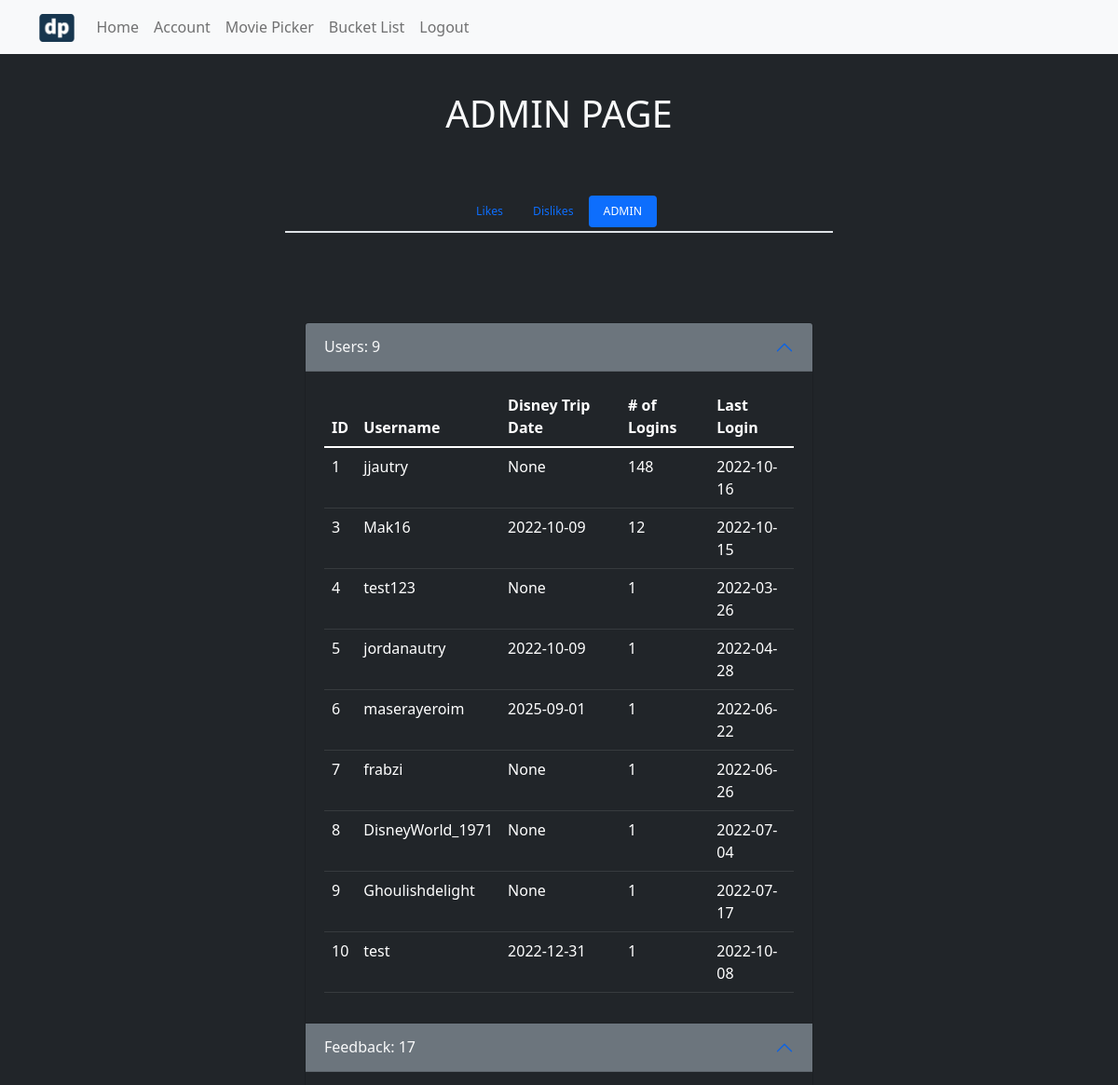
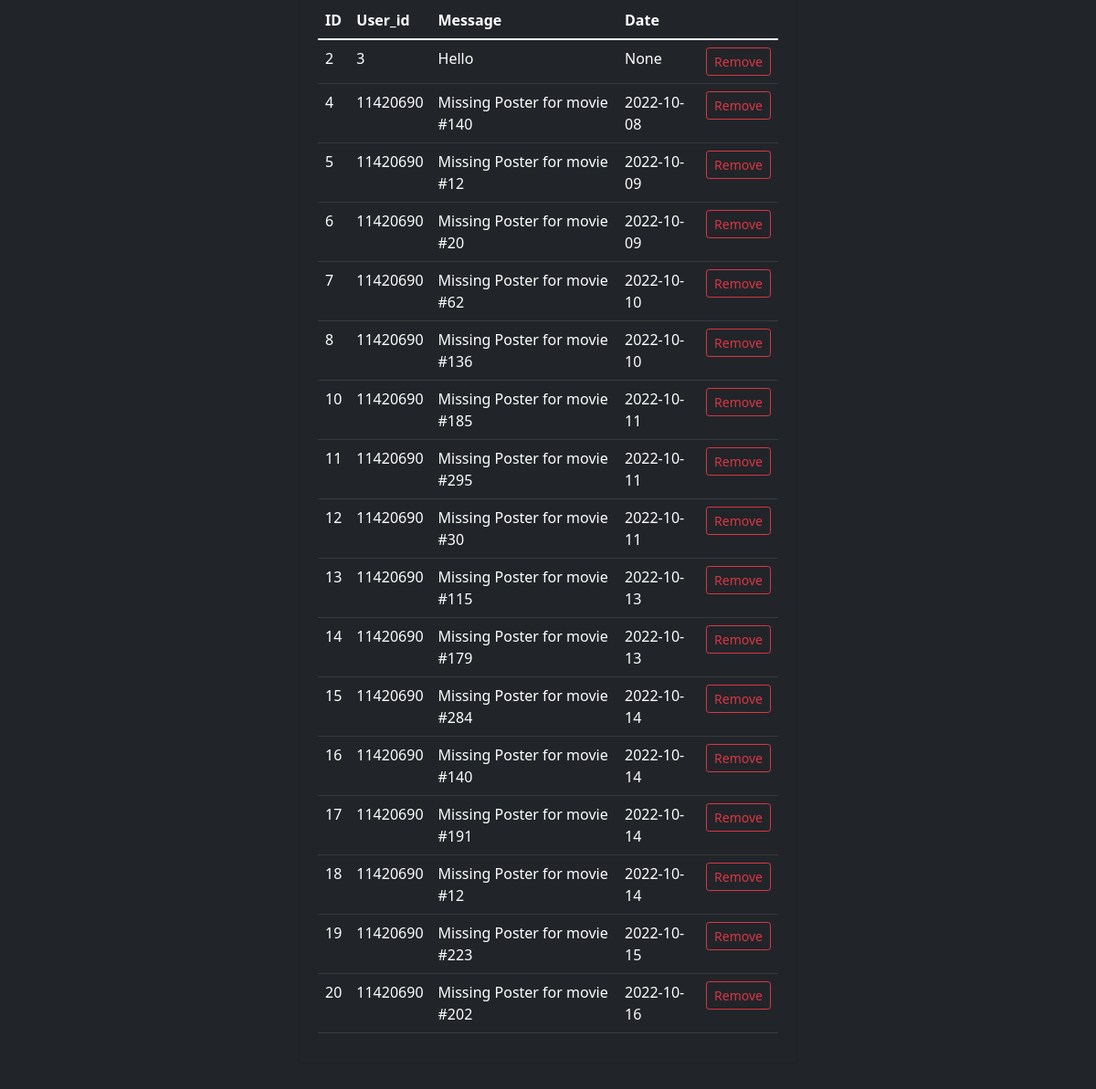
Page /admin (signed in) on the earlier database version (2 pictures, top to bottom).
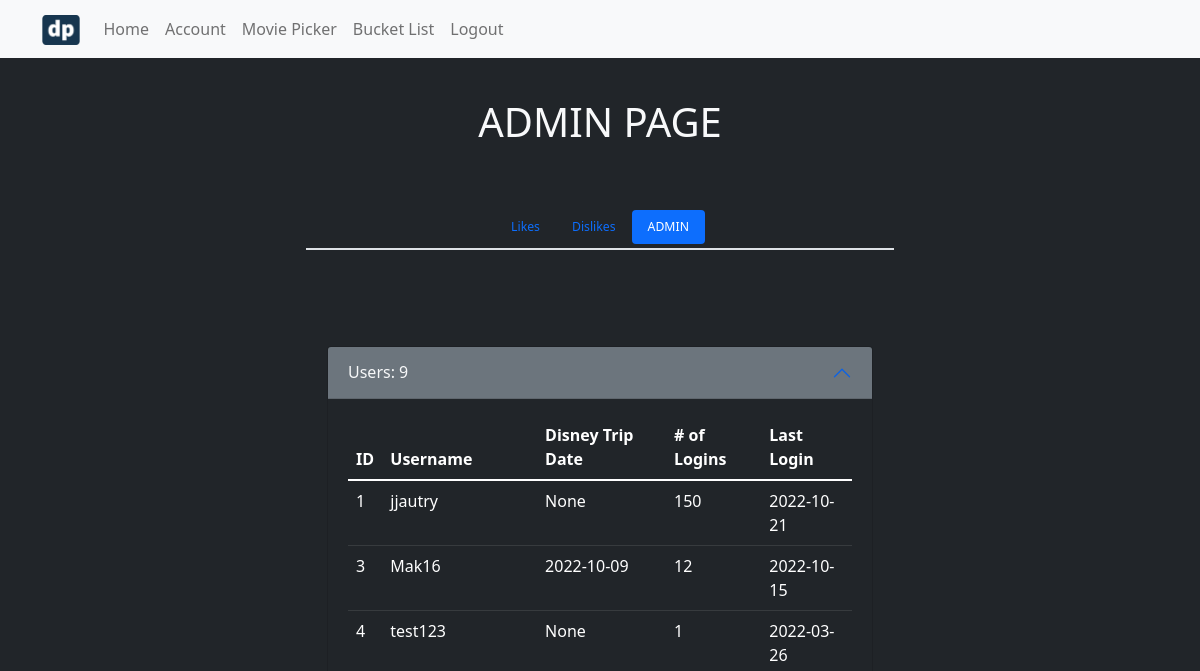
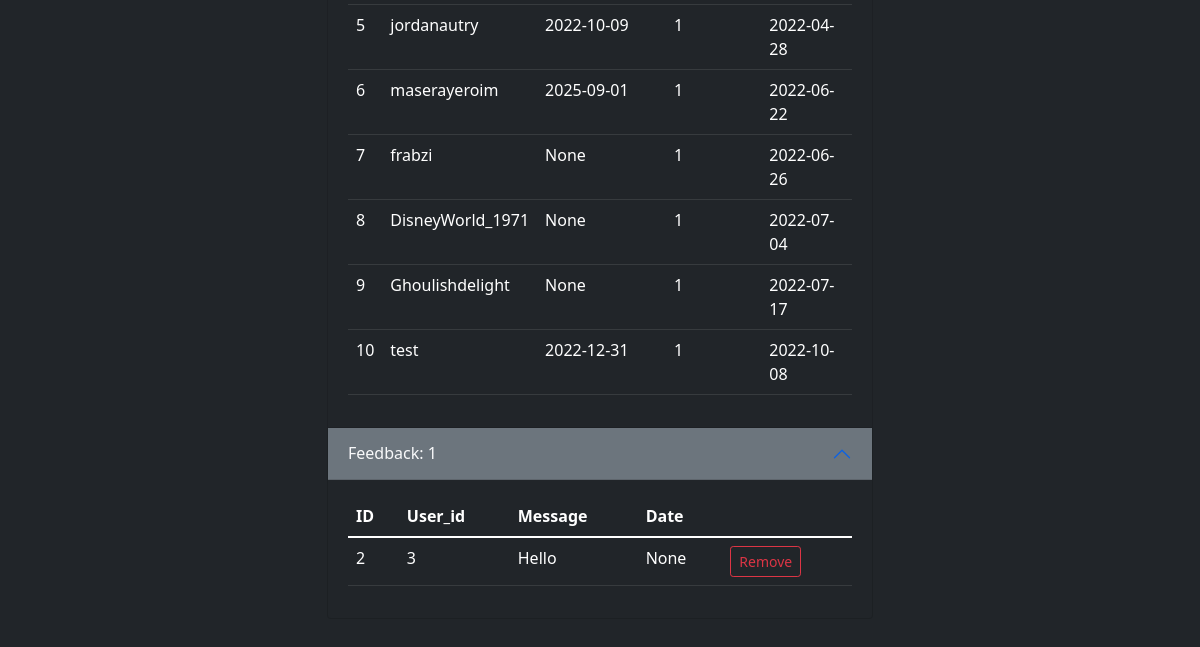
Same page on the later database version (2 pictures, top to bottom).
### models.py (models this page shows, shortened)
class UserModel(UserMixin, db.Model):
	__tablename__ = 'users'
	id = db.Column(db.Integer, primary_key=True)
	email = db.Column(db.String(80), unique=True)
	username = db.Column(db.String(100), unique=True)
	password_hash = db.Column(db.String())
	disney_date = db.Column(db.Date())
	num_logins = db.Column(db.Integer, default=0)
	last_login = db.Column(db.Date())

class FeedbackDB(db.Model):
	__tablename__ = 'feedback'
	id = db.Column(db.Integer, primary_key=True)
	user_id = db.Column(db.Integer, nullable=False)
	message = db.Column(db.String, nullable=False)
	date = db.Column(db.Date())

### dis_picker4web.py (the view)
@app.route('/admin')
@login_required
def admin():
    if current_user.id == 1:
        users = UserModel.query.all()
        feedback = FeedbackDB.query.all()
        user_count = UserModel.query.count()
        feedback_count = FeedbackDB.query.count()
        return render_template("admin.html", users=users, feedback=feedback, user_count=user_count,
                               feedback_count=feedback_count)
    else:
        return redirect("/")

### models.py (called while the page is built)
@login.user_loader
def load_user(id):
	return UserModel.query.get(int(id))

### templates/admin.html (shortened to what this page needs)
{% extends "base.html" %}
{% block nav %}
<nav class="navbar navbar-expand-md navbar-light bg-light">
	<div class="container-lg">
		<a class="navbar-brand" href="/">
		<img src="/static/dp_logo.png" alt="" width="37.5" height="30">
		  </a>
		<div class="collapse navbar-collapse" id="navbarNavAltMarkup">
		<div class="navbar-nav">
		  <a class="nav-link" aria-current="page" href="/">Home</a>
		  {% if current_user.is_authenticated %}
		  <a class="nav-link" href="/user-page">Account</a>
		  {% else %}
		  <a class="nav-link" href="/login">Login / Sign-up</a>
		  {% endif %}
		  <a class="nav-link" href="/studio">Movie Picker</a>
		  <a href="/bucket-list" class="nav-link">Bucket List</a>
		  {% if current_user.is_authenticated %}
		  <a href="/logout" class="nav-link">Logout</a>
		  {% endif %}
		</div>
	  </div>
	</div>
</nav>
{% endblock %}
{% block content %}
<section id="userInfo">
    <div class="row justify-content-center pt-4">
        <div class="col-6 col-md-3 text-center">
            <p class="display-6 text-light">
                ADMIN PAGE
            </p>
        </div>
    </div>
    <div class="row justify-content-center">
            <div class="col-12 col-md-6 pt-5">
                <ul class="nav nav-pills justify-content-center pb-1 border-bottom border-2">
                    <li class="nav-item small">
                      <a class="nav-link small" aria-current="page" href="../user-page/likes">Likes</a>
                    </li>
                    <li class="nav-item small">
                      <a class="nav-link small" href="../user-page/dislikes">Dislikes</a>
                    </li>
                    {% if current_user.id == 1 %}
                    <li class="nav-item small">
                        <a href="#" class="nav-link active small">ADMIN</a>
                    </li>
                    {% endif %}
                </ul>
            </div>
</section>
<section id="userContent">
    <div class="container-md">
        <div class="row justify-content-center my-5">
            <div class="col-12 col-md-6">
                <div class="accordion accordian-flush pt-5" id="accordionExample">
                    <div class="accordion-item bg-dark">
                      <h2 class="accordion-header" id="headingOne">
                        <button class="accordion-button bg-secondary text-light" type="button" data-bs-toggle="collapse" data-bs-target="#collapseOne" aria-expanded="false" aria-controls="collapseOne">
                          Users: {{ user_count }}
                        </button>
                      </h2>
                      <div id="collapseOne" class="accordion-collapse" aria-labelledby="headingOne" data-bs-parent="#accordionExample">
                        <div class="accordion-body">
                            <table class="table table-dark table-hover">
								<thead>
									<tr>
									  <th scope="col">ID</th>
									  <th scope="col">Username</th>
									  <th scope="col">Disney Trip Date</th>
									  <th scope="col"># of Logins</th>
									  <th scope="col">Last Login</th>
									</tr>
								  </thead>
                                {% for row in users %}
                                <tr>
                                    <td>{{ row.id }}</td>
									<td>{{ row.username }}</td>
									<td>{{ row.disney_date }}</td>
									<td>{{ row.num_logins }}</td>
									<td>{{ row.last_login }}</td>
                                </tr>
                                {% endfor %}
                            </table>
                        </div>
                      </div>
                    </div>
                    <div class="accordion-item bg-dark">
                    	<h2 class="accordion-header" id="headingTwo">
                        <button class="accordion-button bg-secondary text-light" type="button" data-bs-toggle="collapse" data-bs-target="#collapseTwo" aria-expanded="false" aria-controls="collapseTwo">
                          Feedback: {{ feedback_count }}
                        </button>
                      	</h2>
                      <div id="collapseTwo" class="accordion-collapse" aria-labelledby="headingTwo" data-bs-parent="#accordionExample">
                        <div class="accordion-body">
                            <table class="table table-dark table-hover">
								<thead>
									<tr>
									  <th scope="col">ID</th>
									  <th scope="col">User_id</th>
									  <th scope="col">Message</th>
									  <th scope="col">Date</th>
									</tr>
								  </thead>
                                {% for row in feedback %}
                                <tr>
                                    <td>{{ row.id }}</td>
									<td>{{ row.user_id }}</td>
									<td>{{ row.message }}</td>
									<td>{{ row.date }}</td>
                  <td><button class="btn btn-sm btn-outline-danger" onclick="location.href = '/remove/feedback/{{row.id}}'">Remove</button></td>
                                </tr>
                                {% endfor %}
                            </table>
                        </div>
                        </div>
                    </div>
                </div>
            </div>
        </div>
    </div>
</section>
{% endblock %}

### templates/base.html (shortened to what this page needs)
<!DOCTYPE html>
<html lang="en">
    <head>
        <link href="https://cdn.jsdelivr.net/npm/bootstrap@5.1.3/dist/css/bootstrap.min.css" rel="stylesheet">
        <link rel="stylesheet" href="https://cdn.jsdelivr.net/npm/bootstrap-icons@1.8.1/font/bootstrap-icons.css">
        <link rel="stylesheet" media="screen" href="https://fontlibrary.org//face/waltograph-disney" type="text/css"/>
		<link rel="stylesheet" href="/static/main.css">
        {% block nav %}
		{% endblock %}
    </head>
    <body class="bg-dark">
        {% block content %}
        {% endblock %}
    </body>
</html>

Differences in the rows shown:
removed FeedbackDB: id "4", user_id "11420690", message "Missing Poster for movie #140", date "2022-10-08"
removed FeedbackDB: id "5", user_id "11420690", message "Missing Poster for movie #12", date "2022-10-09"
removed FeedbackDB: id "6", user_id "11420690", message "Missing Poster for movie #20", date "2022-10-09"
removed FeedbackDB: id "7", user_id "11420690", message "Missing Poster for movie #62", date "2022-10-10"
removed FeedbackDB: id "8", user_id "11420690", message "Missing Poster for movie #136", date "2022-10-10"
removed FeedbackDB: id "10", user_id "11420690", message "Missing Poster for movie #185", date "2022-10-11"
removed FeedbackDB: id "11", user_id "11420690", message "Missing Poster for movie #295", date "2022-10-11"
removed FeedbackDB: id "12", user_id "11420690", message "Missing Poster for movie #30", date "2022-10-11"
removed FeedbackDB: id "13", user_id "11420690", message "Missing Poster for movie #115", date "2022-10-13"
removed FeedbackDB: id "14", user_id "11420690", message "Missing Poster for movie #179", date "2022-10-13"
removed FeedbackDB: id "15", user_id "11420690", message "Missing Poster for movie #284", date "2022-10-14"
removed FeedbackDB: id "16", user_id "11420690", message "Missing Poster for movie #140", date "2022-10-14"
removed FeedbackDB: id "17", user_id "11420690", message "Missing Poster for movie #191", date "2022-10-14"
removed FeedbackDB: id "18", user_id "11420690", message "Missing Poster for movie #12", date "2022-10-14"
removed FeedbackDB: id "19", user_id "11420690", message "Missing Poster for movie #223", date "2022-10-15"
removed FeedbackDB: id "20", user_id "11420690", message "Missing Poster for movie #202", date "2022-10-16"
changed UserModel "jjautry": num_logins "148" → "150"; last_login "2022-10-16" → "2022-10-21"
Other differences:
{{ feedback_count }}: "17" → "1"
